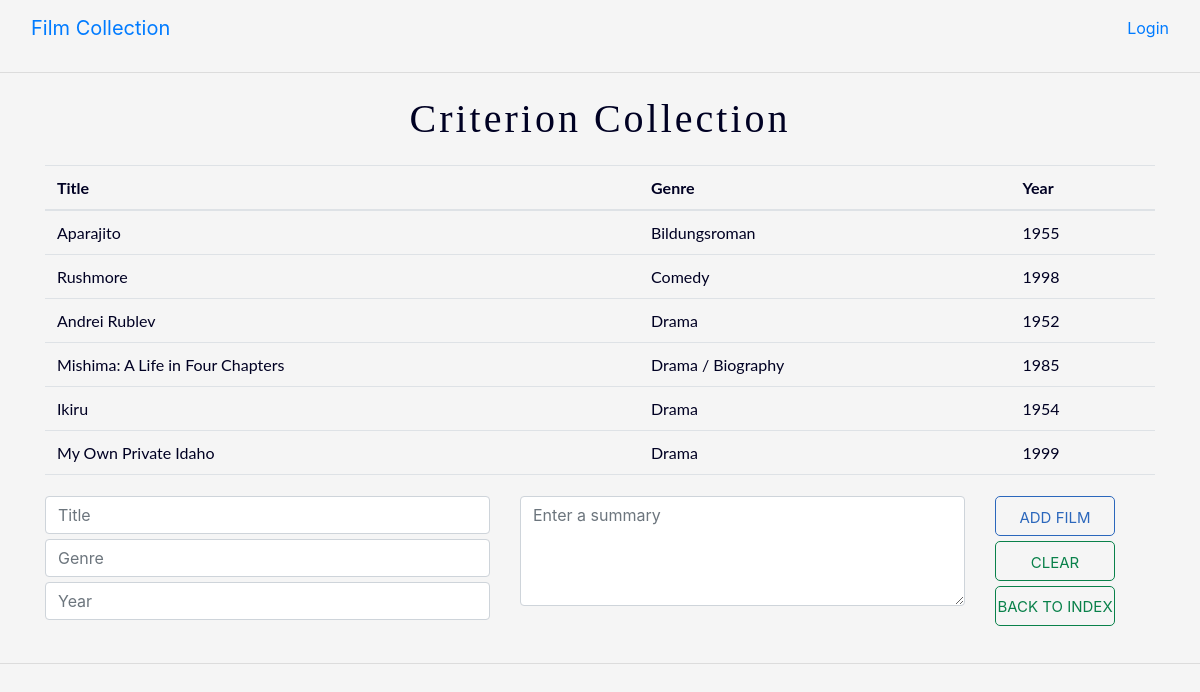
/3/, run on an earlier commit of the app's database.
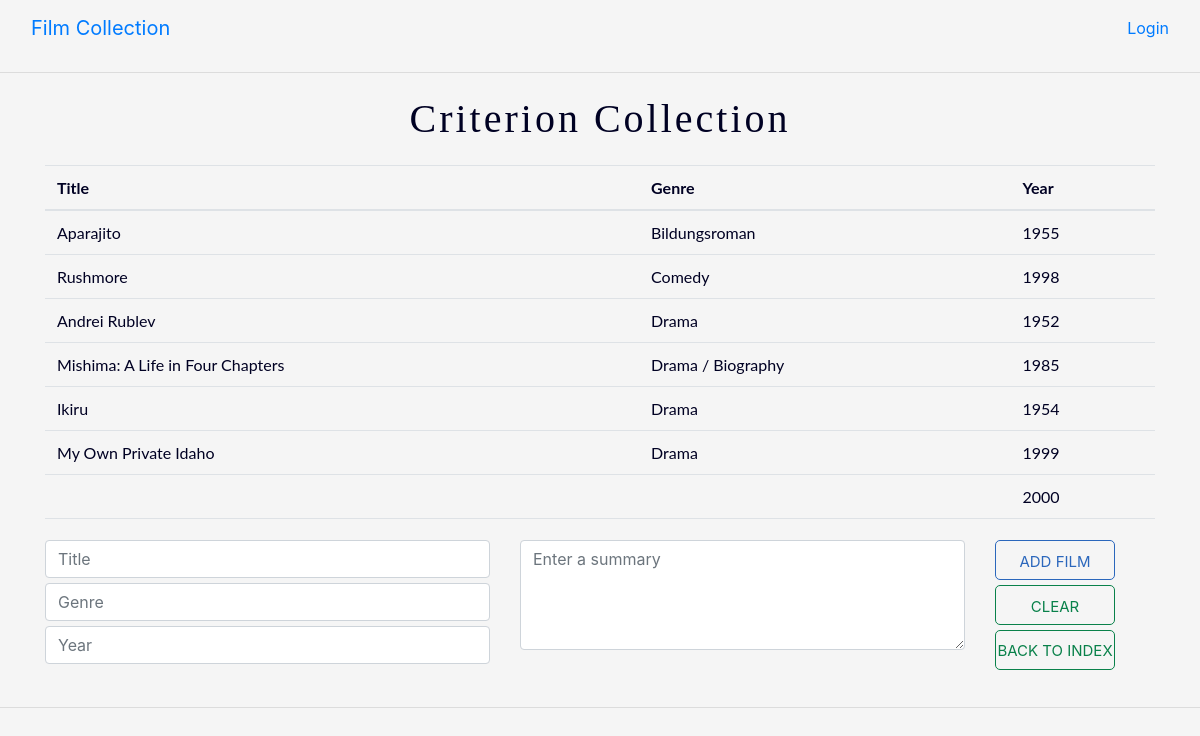
And on a later commit of the database.
### collection/models.py (models this page shows, shortened)
class Movie(models.Model):
    shelf = models.ForeignKey(Shelf, on_delete = models.CASCADE)
    movie_name = models.CharField(max_length = 100)
    movie_genre = models.CharField(max_length = 100)
    release_year = models.PositiveIntegerField(max_length = 4, default = 2018)
    movie_summary = models.TextField()

### collection/views.py (the view)
# urls.py: path('<int:pk>/', views.DetailView.as_view(), name='detail'),
class DetailView(generic.DetailView):
    model = Shelf
    template_name='collection/detail.html'

### collection/templates/collection/detail.html (shortened to what this page needs)
{% extends 'base.html' %}
{% block body %}
<div class="container color-navy">
    <div class="title">
        <p> {{ shelf.shelf_name }} </p>
    </div>
    <table class="table body-font color-navy">
        <thead>
            <th>Title</th>
            <th>Genre</th>
            <th>Year</th>
        </thead>
        <tbody>
            {% for movie in shelf.movie_set.all %}
            <tr>
                <td for="movie{{ forloop.counter }}">{{ movie.movie_name }}</td>
                <td for="movie{{ forloop.counter }}">{{ movie.movie_genre }}</td>
                <td for="movie{{ forloop.counter }}">{{ movie.release_year }}</td>
            </tr>
            {% endfor %}
        </tbody>
    </table>
    <form class="row" action="{% url 'collection:add_film' shelf.id %}" method="post">
        <div class="col-sm-5 form-group">
            <input class="form-control form-spacing" type="text" name="title" placeholder="Title">
            <input class="form-control form-spacing" type="text" name="genre" placeholder="Genre">
            <input data-placeholder="" data-mask="9999" class="form-control form-spacing" type="text" min="0000" max="2050" name="year"
                placeholder="Year">
        </div>
        <div class="col-sm-5 form-group">
            <textarea rows="4" class="form-control form-spacing" type="text" name="summary" placeholder="Enter a summary"></textarea>
        </div>
        <div class="col-sm-2 form-group">
            <button class="button-yin form-spacing" type="submit"> ADD FILM </button>
            <button class="button-yang form-spacing" type="reset"> CLEAR </button>
            <a class="button-yang form-spacing" href="{% url 'collection:index' %}">BACK TO INDEX</a>
        </div>
    </form>
</div>
{% endblock %}

What changed in the data, as far as the page shows it:
added Movie: release_year "2000"
